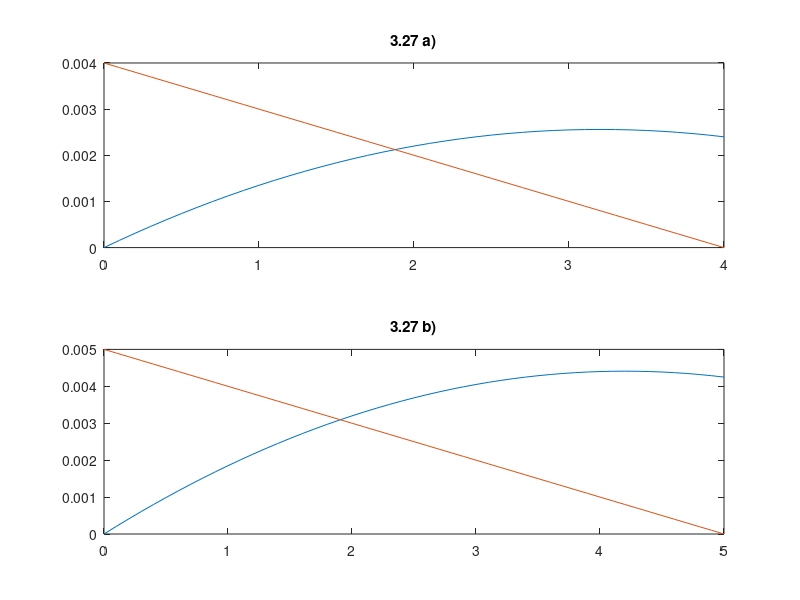

This chart was generated by the following MATLAB code:
% ECE 322L Electronics 2 HW #1
% By: Mario Chaves
%=========================================================================

%%
%3.27

clear, clc
format short g
format compact

Vds1=[0:0.1:4];
Vds2=[0:0.1:5];
Kn=0.25*10^-3;
Vtn=0.8;
Vdd1=4;
Rd1=1000;

Vdd2=5;
Rd2=3000;

load1=-.001.*Vds1+.004;
load2=-.001.*Vds2+.005;

ids1=Kn*(2*(Vdd1-Vtn).*Vds1-Vds1.^2);
ids2=Kn*(2*(Vdd2-Vtn).*Vds2-Vds2.^2);

subplot(2,1,1); plot(Vds1, ids1, Vds1, load1);
title('3.27 a)');
subplot(2,1,2); plot(Vds2, ids2, Vds2, load2);
title('3.27 b)');


